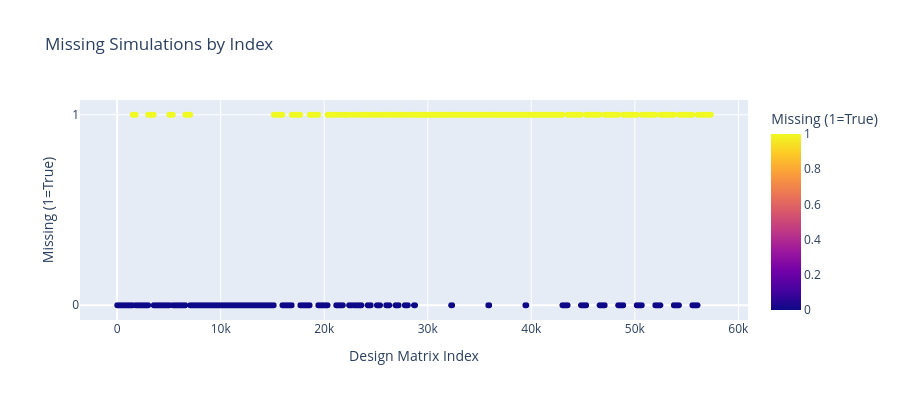

Notebook code for this chart:
### Code cell
import plotly.express as px

# --- Step 8: Interactive plot with Plotly ---
fig = px.scatter(
    df_merged,
    x="index",
    y="missing",
    title="Missing Simulations by Index",
    labels={"index": "Design Matrix Index", "missing": "Missing (1=True)"},
    color="missing",
    height=400
)
fig.update_traces(marker=dict(size=6))
fig.update_layout(yaxis=dict(tickvals=[0, 1]), showlegend=False)
fig.show()

### Figure 1 — Plotly figure (JSON) as saved in the notebook; plotly's stock layout.template omitted (floating-point values rounded to 4 significant figures; data arrays with more than 128 entries replaced by an {"elided": "..."} marker saying what was removed)
{"data": [{"hovertemplate": "Design Matrix Index=%{x}<br>Missing (1=True)=%{marker.color}<extra></extra>", "legendgroup": "", "marker": {"color": {"elided": "57344 int values"}, "coloraxis": "coloraxis", "size": 6, "symbol": "circle"}, "mode": "markers", "name": "", "showlegend": false, "type": "scattergl", "x": {"elided": "57344 int values"}, "xaxis": "x", "y": {"elided": "57344 int values"}, "yaxis": "y"}], "layout": {"coloraxis": {"colorbar": {"title": {"text": "Missing (1=True)"}}, "colorscale": [[0, "#0d0887"], [0.1111, "#46039f"], [0.2222, "#7201a8"], [0.3333, "#9c179e"], [0.4444, "#bd3786"], [0.5556, "#d8576b"], [0.6667, "#ed7953"], [0.7778, "#fb9f3a"], [0.8889, "#fdca26"], [1, "#f0f921"]]}, "height": 400, "legend": {"tracegroupgap": 0}, "showlegend": false, "title": {"text": "Missing Simulations by Index"}, "xaxis": {"anchor": "y", "domain": [0, 1], "title": {"text": "Design Matrix Index"}}, "yaxis": {"anchor": "x", "domain": [0, 1], "tickvals": [0, 1], "title": {"text": "Missing (1=True)"}}}}
